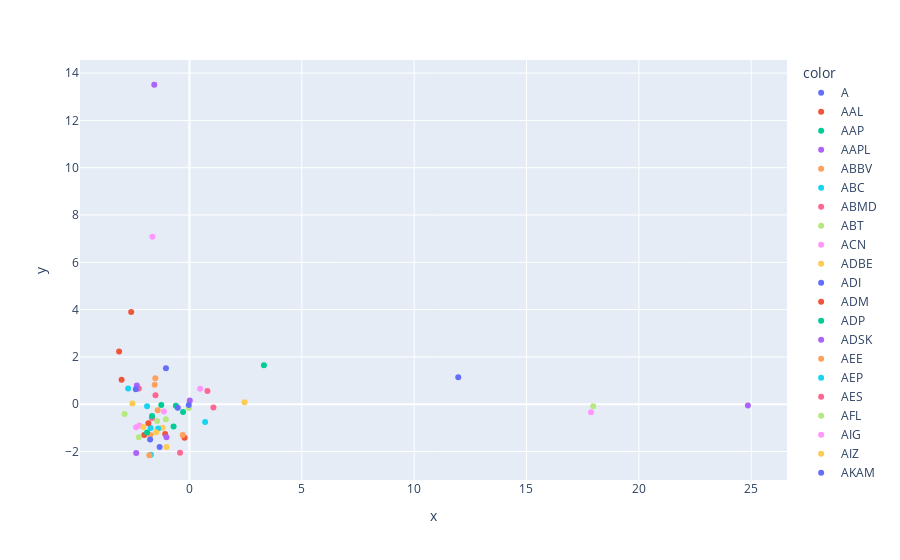

This figure's notebook cell:
### Code cell
px.scatter(x=X_pca[:,0], y=X_pca[:,1], color = y)

### Figure 1 — Plotly figure (JSON) as saved in the notebook; plotly's stock layout.template omitted (floating-point values rounded to 4 significant figures)
{"data": [{"hovertemplate": "color=A<br>x=%{x}<br>y=%{y}<extra></extra>", "legendgroup": "A", "marker": {"color": "#636efa", "symbol": "circle"}, "mode": "markers", "name": "A", "orientation": "v", "showlegend": true, "type": "scatter", "x": [-1.045], "xaxis": "x", "y": [1.519], "yaxis": "y"}, {"hovertemplate": "color=AAL<br>x=%{x}<br>y=%{y}<extra></extra>", "legendgroup": "AAL", "marker": {"color": "#EF553B", "symbol": "circle"}, "mode": "markers", "name": "AAL", "orientation": "v", "showlegend": true, "type": "scatter", "x": [-3.129], "xaxis": "x", "y": [2.223], "yaxis": "y"}, {"hovertemplate": "color=AAP<br>x=%{x}<br>y=%{y}<extra></extra>", "legendgroup": "AAP", "marker": {"color": "#00cc96", "symbol": "circle"}, "mode": "markers", "name": "AAP", "orientation": "v", "showlegend": true, "type": "scatter", "x": [-0.6044], "xaxis": "x", "y": [-0.06271], "yaxis": "y"}, {"hovertemplate": "color=AAPL<br>x=%{x}<br>y=%{y}<extra></extra>", "legendgroup": "AAPL", "marker": {"color": "#ab63fa", "symbol": "circle"}, "mode": "markers", "name": "AAPL", "orientation": "v", "showlegend": true, "type": "scatter", "x": [-1.564], "xaxis": "x", "y": [13.51], "yaxis": "y"}, {"hovertemplate": "color=ABBV<br>x=%{x}<br>y=%{y}<extra></extra>", "legendgroup": "ABBV", "marker": {"color": "#FFA15A", "symbol": "circle"}, "mode": "markers", "name": "ABBV", "orientation": "v", "showlegend": true, "type": "scatter", "x": [-1.545], "xaxis": "x", "y": [0.8204], "yaxis": "y"}, {"hovertemplate": "color=ABC<br>x=%{x}<br>y=%{y}<extra></extra>", "legendgroup": "ABC", "marker": {"color": "#19d3f3", "symbol": "circle"}, "mode": "markers", "name": "ABC", "orientation": "v", "showlegend": true, "type": "scatter", "x": [-1.719], "xaxis": "x", "y": [-2.134], "yaxis": "y"}, {"hovertemplate": "color=ABMD<br>x=%{x}<br>y=%{y}<extra></extra>", "legendgroup": "ABMD", "marker": {"color": "#FF6692", "symbol": "circle"}, "mode": "markers", "name": "ABMD", "orientation": "v", "showlegend": true, "type": "scatter", "x": [0.801], "xaxis": "x", "y": [0.5568], "yaxis": "y"}, {"hovertemplate": "color=ABT<br>x=%{x}<br>y=%{y}<extra></extra>", "legendgroup": "ABT", "marker": {"color": "#B6E880", "symbol": "circle"}, "mode": "markers", "name": "ABT", "orientation": "v", "showlegend": true, "type": "scatter", "x": [-1.438], "xaxis": "x", "y": [-0.7076], "yaxis": "y"}, {"hovertemplate": "color=ACN<br>x=%{x}<br>y=%{y}<extra></extra>", "legendgroup": "ACN", "marker": {"color": "#FF97FF", "symbol": "circle"}, "mode": "markers", "name": "ACN", "orientation": "v", "showlegend": true, "type": "scatter", "x": [0.4783], "xaxis": "x", "y": [0.65], "yaxis": "y"}, {"hovertemplate": "color=ADBE<br>x=%{x}<br>y=%{y}<extra></extra>", "legendgroup": "ADBE", "marker": {"color": "#FECB52", "symbol": "circle"}, "mode": "markers", "name": "ADBE", "orientation": "v", "showlegend": true, "type": "scatter", "x": [2.453], "xaxis": "x", "y": [0.08395], "yaxis": "y"}, {"hovertemplate": "color=ADI<br>x=%{x}<br>y=%{y}<extra></extra>", "legendgroup": "ADI", "marker": {"color": "#636efa", "symbol": "circle"}, "mode": "markers", "name": "ADI", "orientation": "v", "showlegend": true, "type": "scatter", "x": [-1.325], "xaxis": "x", "y": [-1.811], "yaxis": "y"}, {"hovertemplate": "color=ADM<br>x=%{x}<br>y=%{y}<extra></extra>", "legendgroup": "ADM", "marker": {"color": "#EF553B", "symbol": "circle"}, "mode": "markers", "name": "ADM", "orientation": "v", "showlegend": true, "type": "scatter", "x": [-2.011], "xaxis": "x", "y": [-1.309], "yaxis": "y"}, {"hovertemplate": "color=ADP<br>x=%{x}<br>y=%{y}<extra></extra>", "legendgroup": "ADP", "marker": {"color": "#00cc96", "symbol": "circle"}, "mode": "markers", "name": "ADP", "orientation": "v", "showlegend": true, "type": "scatter", "x": [-0.706], "xaxis": "x", "y": [-0.9482], "yaxis": "y"}, {"hovertemplate": "color=ADSK<br>x=%{x}<br>y=%{y}<extra></extra>", "legendgroup": "ADSK", "marker": {"color": "#ab63fa", "symbol": "circle"}, "mode": "markers", "name": "ADSK", "orientation": "v", "showlegend": true, "type": "scatter", "x": [0.01689], "xaxis": "x", "y": [0.1575], "yaxis": "y"}, {"hovertemplate": "color=AEE<br>x=%{x}<br>y=%{y}<extra></extra>", "legendgroup": "AEE", "marker": {"color": "#FFA15A", "symbol": "circle"}, "mode": "markers", "name": "AEE", "orientation": "v", "showlegend": true, "type": "scatter", "x": [-1.733], "xaxis": "x", "y": [-1.299], "yaxis": "y"}, {"hovertemplate": "color=AEP<br>x=%{x}<br>y=%{y}<extra></extra>", "legendgroup": "AEP", "marker": {"color": "#19d3f3", "symbol": "circle"}, "mode": "markers", "name": "AEP", "orientation": "v", "showlegend": true, "type": "scatter", "x": [-1.726], "xaxis": "x", "y": [-1.007], "yaxis": "y"}, {"hovertemplate": "color=AES<br>x=%{x}<br>y=%{y}<extra></extra>", "legendgroup": "AES", "marker": {"color": "#FF6692", "symbol": "circle"}, "mode": "markers", "name": "AES", "orientation": "v", "showlegend": true, "type": "scatter", "x": [-2.252], "xaxis": "x", "y": [0.666], "yaxis": "y"}, {"hovertemplate": "color=AFL<br>x=%{x}<br>y=%{y}<extra></extra>", "legendgroup": "AFL", "marker": {"color": "#B6E880", "symbol": "circle"}, "mode": "markers", "name": "AFL", "orientation": "v", "showlegend": true, "type": "scatter", "x": [-2.252], "xaxis": "x", "y": [-1.399], "yaxis": "y"}, {"hovertemplate": "color=AIG<br>x=%{x}<br>y=%{y}<extra></extra>", "legendgroup": "AIG", "marker": {"color": "#FF97FF", "symbol": "circle"}, "mode": "markers", "name": "AIG", "orientation": "v", "showlegend": true, "type": "scatter", "x": [-2.372], "xaxis": "x", "y": [-0.9707], "yaxis": "y"}, {"hovertemplate": "color=AIZ<br>x=%{x}<br>y=%{y}<extra></extra>", "legendgroup": "AIZ", "marker": {"color": "#FECB52", "symbol": "circle"}, "mode": "markers", "name": "AIZ", "orientation": "v", "showlegend": true, "type": "scatter", "x": [-1.196], "xaxis": "x", "y": [-1.001], "yaxis": "y"}, {"hovertemplate": "color=AKAM<br>x=%{x}<br>y=%{y}<extra></extra>", "legendgroup": "AKAM", "marker": {"color": "#636efa", "symbol": "circle"}, "mode": "markers", "name": "AKAM", "orientation": "v", "showlegend": true, "type": "scatter", "x": [-1.748], "xaxis": "x", "y": [-1.499], "yaxis": "y"}, {"hovertemplate": "color=ALB<br>x=%{x}<br>y=%{y}<extra></extra>", "legendgroup": "ALB", "marker": {"color": "#EF553B", "symbol": "circle"}, "mode": "markers", "name": "ALB", "orientation": "v", "showlegend": true, "type": "scatter", "x": [-1.079], "xaxis": "x", "y": [-1.259], "yaxis": "y"}, {"hovertemplate": "color=ALGN<br>x=%{x}<br>y=%{y}<extra></extra>", "legendgroup": "ALGN", "marker": {"color": "#00cc96", "symbol": "circle"}, "mode": "markers", "name": "ALGN", "orientation": "v", "showlegend": true, "type": "scatter", "x": [3.316], "xaxis": "x", "y": [1.651], "yaxis": "y"}, {"hovertemplate": "color=ALK<br>x=%{x}<br>y=%{y}<extra></extra>", "legendgroup": "ALK", "marker": {"color": "#ab63fa", "symbol": "circle"}, "mode": "markers", "name": "ALK", "orientation": "v", "showlegend": true, "type": "scatter", "x": [-2.368], "xaxis": "x", "y": [-2.068], "yaxis": "y"}, {"hovertemplate": "color=ALL<br>x=%{x}<br>y=%{y}<extra></extra>", "legendgroup": "ALL", "marker": {"color": "#FFA15A", "symbol": "circle"}, "mode": "markers", "name": "ALL", "orientation": "v", "showlegend": true, "type": "scatter", "x": [-1.413], "xaxis": "x", "y": [-0.2583], "yaxis": "y"}, {"hovertemplate": "color=ALLE<br>x=%{x}<br>y=%{y}<extra></extra>", "legendgroup": "ALLE", "marker": {"color": "#19d3f3", "symbol": "circle"}, "mode": "markers", "name": "ALLE", "orientation": "v", "showlegend": true, "type": "scatter", "x": [-1.391], "xaxis": "x", "y": [-1.027], "yaxis": "y"}, {"hovertemplate": "color=AMAT<br>x=%{x}<br>y=%{y}<extra></extra>", "legendgroup": "AMAT", "marker": {"color": "#FF6692", "symbol": "circle"}, "mode": "markers", "name": "AMAT", "orientation": "v", "showlegend": true, "type": "scatter", "x": [-1.668], "xaxis": "x", "y": [-0.5817], "yaxis": "y"}, {"hovertemplate": "color=AMCR<br>x=%{x}<br>y=%{y}<extra></extra>", "legendgroup": "AMCR", "marker": {"color": "#B6E880", "symbol": "circle"}, "mode": "markers", "name": "AMCR", "orientation": "v", "showlegend": true, "type": "scatter", "x": [-2.883], "xaxis": "x", "y": [-0.4102], "yaxis": "y"}, {"hovertemplate": "color=AMD<br>x=%{x}<br>y=%{y}<extra></extra>", "legendgroup": "AMD", "marker": {"color": "#FF97FF", "symbol": "circle"}, "mode": "markers", "name": "AMD", "orientation": "v", "showlegend": true, "type": "scatter", "x": [-1.646], "xaxis": "x", "y": [7.08], "yaxis": "y"}, {"hovertemplate": "color=AME<br>x=%{x}<br>y=%{y}<extra></extra>", "legendgroup": "AME", "marker": {"color": "#FECB52", "symbol": "circle"}, "mode": "markers", "name": "AME", "orientation": "v", "showlegend": true, "type": "scatter", "x": [-1.481], "xaxis": "x", "y": [-1.185], "yaxis": "y"}, {"hovertemplate": "color=AMGN<br>x=%{x}<br>y=%{y}<extra></extra>", "legendgroup": "AMGN", "marker": {"color": "#636efa", "symbol": "circle"}, "mode": "markers", "name": "AMGN", "orientation": "v", "showlegend": true, "type": "scatter", "x": [-0.5192], "xaxis": "x", "y": [-0.1518], "yaxis": "y"}, {"hovertemplate": "color=AMP<br>x=%{x}<br>y=%{y}<extra></extra>", "legendgroup": "AMP", "marker": {"color": "#EF553B", "symbol": "circle"}, "mode": "markers", "name": "AMP", "orientation": "v", "showlegend": true, "type": "scatter", "x": [-0.2157], "xaxis": "x", "y": [-1.417], "yaxis": "y"}, {"hovertemplate": "color=AMT<br>x=%{x}<br>y=%{y}<extra></extra>", "legendgroup": "AMT", "marker": {"color": "#00cc96", "symbol": "circle"}, "mode": "markers", "name": "AMT", "orientation": "v", "showlegend": true, "type": "scatter", "x": [-0.2814], "xaxis": "x", "y": [-0.331], "yaxis": "y"}, {"hovertemplate": "color=AMZN<br>x=%{x}<br>y=%{y}<extra></extra>", "legendgroup": "AMZN", "marker": {"color": "#ab63fa", "symbol": "circle"}, "mode": "markers", "name": "AMZN", "orientation": "v", "showlegend": true, "type": "scatter", "x": [24.85], "xaxis": "x", "y": [-0.05191], "yaxis": "y"}, {"hovertemplate": "color=ANET<br>x=%{x}<br>y=%{y}<extra></extra>", "legendgroup": "ANET", "marker": {"color": "#FFA15A", "symbol": "circle"}, "mode": "markers", "name": "ANET", "orientation": "v", "showlegend": true, "type": "scatter", "x": [-1.518], "xaxis": "x", "y": [1.093], "yaxis": "y"}, {"hovertemplate": "color=ANSS<br>x=%{x}<br>y=%{y}<extra></extra>", "legendgroup": "ANSS", "marker": {"color": "#19d3f3", "symbol": "circle"}, "mode": "markers", "name": "ANSS", "orientation": "v", "showlegend": true, "type": "scatter", "x": [0.6989], "xaxis": "x", "y": [-0.7537], "yaxis": "y"}, {"hovertemplate": "color=ANTM<br>x=%{x}<br>y=%{y}<extra></extra>", "legendgroup": "ANTM", "marker": {"color": "#FF6692", "symbol": "circle"}, "mode": "markers", "name": "ANTM", "orientation": "v", "showlegend": true, "type": "scatter", "x": [1.067], "xaxis": "x", "y": [-0.1395], "yaxis": "y"}, {"hovertemplate": "color=AON<br>x=%{x}<br>y=%{y}<extra></extra>", "legendgroup": "AON", "marker": {"color": "#B6E880", "symbol": "circle"}, "mode": "markers", "name": "AON", "orientation": "v", "showlegend": true, "type": "scatter", "x": [-0.02274], "xaxis": "x", "y": [-0.1658], "yaxis": "y"}, {"hovertemplate": "color=AOS<br>x=%{x}<br>y=%{y}<extra></extra>", "legendgroup": "AOS", "marker": {"color": "#FF97FF", "symbol": "circle"}, "mode": "markers", "name": "AOS", "orientation": "v", "showlegend": true, "type": "scatter", "x": [-2.225], "xaxis": "x", "y": [-0.9057], "yaxis": "y"}, {"hovertemplate": "color=APA<br>x=%{x}<br>y=%{y}<extra></extra>", "legendgroup": "APA", "marker": {"color": "#FECB52", "symbol": "circle"}, "mode": "markers", "name": "APA", "orientation": "v", "showlegend": true, "type": "scatter", "x": [-2.539], "xaxis": "x", "y": [0.03154], "yaxis": "y"}, {"hovertemplate": "color=APD<br>x=%{x}<br>y=%{y}<extra></extra>", "legendgroup": "APD", "marker": {"color": "#636efa", "symbol": "circle"}, "mode": "markers", "name": "APD", "orientation": "v", "showlegend": true, "type": "scatter", "x": [-0.02863], "xaxis": "x", "y": [-0.03913], "yaxis": "y"}, {"hovertemplate": "color=APH<br>x=%{x}<br>y=%{y}<extra></extra>", "legendgroup": "APH", "marker": {"color": "#EF553B", "symbol": "circle"}, "mode": "markers", "name": "APH", "orientation": "v", "showlegend": true, "type": "scatter", "x": [-1.825], "xaxis": "x", "y": [-0.8031], "yaxis": "y"}, {"hovertemplate": "color=APTV<br>x=%{x}<br>y=%{y}<extra></extra>", "legendgroup": "APTV", "marker": {"color": "#00cc96", "symbol": "circle"}, "mode": "markers", "name": "APTV", "orientation": "v", "showlegend": true, "type": "scatter", "x": [-1.252], "xaxis": "x", "y": [-0.03675], "yaxis": "y"}, {"hovertemplate": "color=ARE<br>x=%{x}<br>y=%{y}<extra></extra>", "legendgroup": "ARE", "marker": {"color": "#ab63fa", "symbol": "circle"}, "mode": "markers", "name": "ARE", "orientation": "v", "showlegend": true, "type": "scatter", "x": [-1.021], "xaxis": "x", "y": [-1.398], "yaxis": "y"}, {"hovertemplate": "color=ATO<br>x=%{x}<br>y=%{y}<extra></extra>", "legendgroup": "ATO", "marker": {"color": "#FFA15A", "symbol": "circle"}, "mode": "markers", "name": "ATO", "orientation": "v", "showlegend": true, "type": "scatter", "x": [-1.783], "xaxis": "x", "y": [-2.16], "yaxis": "y"}, {"hovertemplate": "color=ATVI<br>x=%{x}<br>y=%{y}<extra></extra>", "legendgroup": "ATVI", "marker": {"color": "#19d3f3", "symbol": "circle"}, "mode": "markers", "name": "ATVI", "orientation": "v", "showlegend": true, "type": "scatter", "x": [-1.884], "xaxis": "x", "y": [-0.08447], "yaxis": "y"}, {"hovertemplate": "color=AVB<br>x=%{x}<br>y=%{y}<extra></extra>", "legendgroup": "AVB", "marker": {"color": "#FF6692", "symbol": "circle"}, "mode": "markers", "name": "AVB", "orientation": "v", "showlegend": true, "type": "scatter", "x": [-0.4172], "xaxis": "x", "y": [-2.05], "yaxis": "y"}, {"hovertemplate": "color=AVY<br>x=%{x}<br>y=%{y}<extra></extra>", "legendgroup": "AVY", "marker": {"color": "#B6E880", "symbol": "circle"}, "mode": "markers", "name": "AVY", "orientation": "v", "showlegend": true, "type": "scatter", "x": [-1.047], "xaxis": "x", "y": [-0.6385], "yaxis": "y"}, {"hovertemplate": "color=AWK<br>x=%{x}<br>y=%{y}<extra></extra>", "legendgroup": "AWK", "marker": {"color": "#FF97FF", "symbol": "circle"}, "mode": "markers", "name": "AWK", "orientation": "v", "showlegend": true, "type": "scatter", "x": [-1.135], "xaxis": "x", "y": [-0.3109], "yaxis": "y"}, {"hovertemplate": "color=AXP<br>x=%{x}<br>y=%{y}<extra></extra>", "legendgroup": "AXP", "marker": {"color": "#FECB52", "symbol": "circle"}, "mode": "markers", "name": "AXP", "orientation": "v", "showlegend": true, "type": "scatter", "x": [-1.017], "xaxis": "x", "y": [-1.808], "yaxis": "y"}, {"hovertemplate": "color=AZO<br>x=%{x}<br>y=%{y}<extra></extra>", "legendgroup": "AZO", "marker": {"color": "#636efa", "symbol": "circle"}, "mode": "markers", "name": "AZO", "orientation": "v", "showlegend": true, "type": "scatter", "x": [11.96], "xaxis": "x", "y": [1.139], "yaxis": "y"}, {"hovertemplate": "color=BAC<br>x=%{x}<br>y=%{y}<extra></extra>", "legendgroup": "BAC", "marker": {"color": "#EF553B", "symbol": "circle"}, "mode": "markers", "name": "BAC", "orientation": "v", "showlegend": true, "type": "scatter", "x": [-2.592], "xaxis": "x", "y": [3.895], "yaxis": "y"}, {"hovertemplate": "color=BAX<br>x=%{x}<br>y=%{y}<extra></extra>", "legendgroup": "BAX", "marker": {"color": "#00cc96", "symbol": "circle"}, "mode": "markers", "name": "BAX", "orientation": "v", "showlegend": true, "type": "scatter", "x": [-1.884], "xaxis": "x", "y": [-1.198], "yaxis": "y"}, {"hovertemplate": "color=BBWI<br>x=%{x}<br>y=%{y}<extra></extra>", "legendgroup": "BBWI", "marker": {"color": "#ab63fa", "symbol": "circle"}, "mode": "markers", "name": "BBWI", "orientation": "v", "showlegend": true, "type": "scatter", "x": [-2.341], "xaxis": "x", "y": [0.794], "yaxis": "y"}, {"hovertemplate": "color=BDX<br>x=%{x}<br>y=%{y}<extra></extra>", "legendgroup": "BDX", "marker": {"color": "#FFA15A", "symbol": "circle"}, "mode": "markers", "name": "BDX", "orientation": "v", "showlegend": true, "type": "scatter", "x": [-0.2989], "xaxis": "x", "y": [-1.305], "yaxis": "y"}, {"hovertemplate": "color=BKR<br>x=%{x}<br>y=%{y}<extra></extra>", "legendgroup": "BKR", "marker": {"color": "#19d3f3", "symbol": "circle"}, "mode": "markers", "name": "BKR", "orientation": "v", "showlegend": true, "type": "scatter", "x": [-2.726], "xaxis": "x", "y": [0.6643], "yaxis": "y"}, {"hovertemplate": "color=BLL<br>x=%{x}<br>y=%{y}<extra></extra>", "legendgroup": "BLL", "marker": {"color": "#FF6692", "symbol": "circle"}, "mode": "markers", "name": "BLL", "orientation": "v", "showlegend": true, "type": "scatter", "x": [-1.511], "xaxis": "x", "y": [0.3806], "yaxis": "y"}, {"hovertemplate": "color=GOOG<br>x=%{x}<br>y=%{y}<extra></extra>", "legendgroup": "GOOG", "marker": {"color": "#B6E880", "symbol": "circle"}, "mode": "markers", "name": "GOOG", "orientation": "v", "showlegend": true, "type": "scatter", "x": [17.97], "xaxis": "x", "y": [-0.08422], "yaxis": "y"}, {"hovertemplate": "color=GOOGL<br>x=%{x}<br>y=%{y}<extra></extra>", "legendgroup": "GOOGL", "marker": {"color": "#FF97FF", "symbol": "circle"}, "mode": "markers", "name": "GOOGL", "orientation": "v", "showlegend": true, "type": "scatter", "x": [17.87], "xaxis": "x", "y": [-0.3385], "yaxis": "y"}, {"hovertemplate": "color=LNT<br>x=%{x}<br>y=%{y}<extra></extra>", "legendgroup": "LNT", "marker": {"color": "#FECB52", "symbol": "circle"}, "mode": "markers", "name": "LNT", "orientation": "v", "showlegend": true, "type": "scatter", "x": [-2.049], "xaxis": "x", "y": [-0.9626], "yaxis": "y"}, {"hovertemplate": "color=MO<br>x=%{x}<br>y=%{y}<extra></extra>", "legendgroup": "MO", "marker": {"color": "#636efa", "symbol": "circle"}, "mode": "markers", "name": "MO", "orientation": "v", "showlegend": true, "type": "scatter", "x": [-2.385], "xaxis": "x", "y": [0.6285], "yaxis": "y"}, {"hovertemplate": "color=T<br>x=%{x}<br>y=%{y}<extra></extra>", "legendgroup": "T", "marker": {"color": "#EF553B", "symbol": "circle"}, "mode": "markers", "name": "T", "orientation": "v", "showlegend": true, "type": "scatter", "x": [-3.018], "xaxis": "x", "y": [1.033], "yaxis": "y"}, {"hovertemplate": "color=WRB<br>x=%{x}<br>y=%{y}<extra></extra>", "legendgroup": "WRB", "marker": {"color": "#00cc96", "symbol": "circle"}, "mode": "markers", "name": "WRB", "orientation": "v", "showlegend": true, "type": "scatter", "x": [-1.662], "xaxis": "x", "y": [-0.5049], "yaxis": "y"}], "layout": {"legend": {"title": {"text": "color"}, "tracegroupgap": 0}, "margin": {"t": 60}, "xaxis": {"anchor": "y", "domain": [0, 1], "title": {"text": "x"}}, "yaxis": {"anchor": "x", "domain": [0, 1], "title": {"text": "y"}}}}
